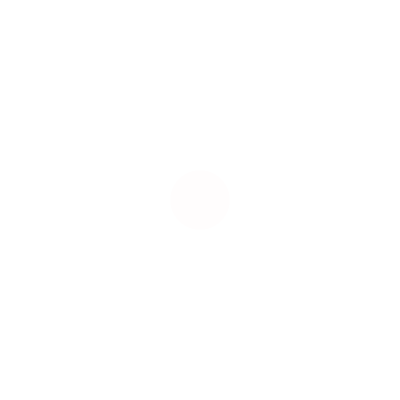
Frame 1 (no input)
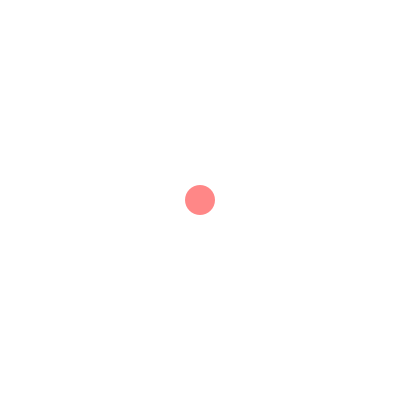
Frame 60 (the mouse pressed at the canvas centre just before this capture)
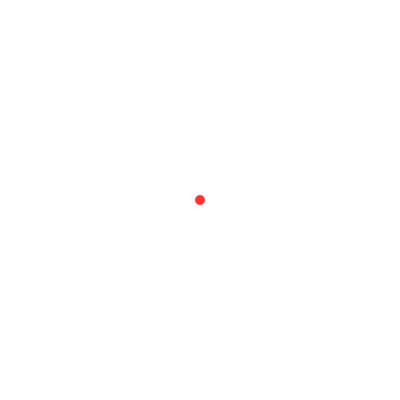
Frame 120 (the mouse held since frame 60 and released just before this capture)

The Processing sketch that drew these frames (run headless with seeded random() and noise(); from frame 60 on, the mouse is pressed at the canvas centre):

// Processing sketch: sketch_201029a
// ── sketch_201029a.pde

boolean startup;
float ballx;
float bally;
float ball_size;
int ball_opacity;

void setup() {
  size(400,400);
  startup = true;
  ball_size = 60;
  ball_opacity = 0;
  ballx = 200;
  bally = 200;
  noStroke();
}

void draw() {
  background(255);
  draw_ball();
  
}

void draw_ball() {
  if (startup == true) {
    ball_size -= 0.5;
    ball_opacity += 2;
    ballx = width/2;
    bally = height/2;
    
    if (ball_size <= 10) {
      startup = false;
    }
  } 
  
  fill(255,0,0,ball_opacity);
  ellipse(ballx, bally, ball_size, ball_size);

}
